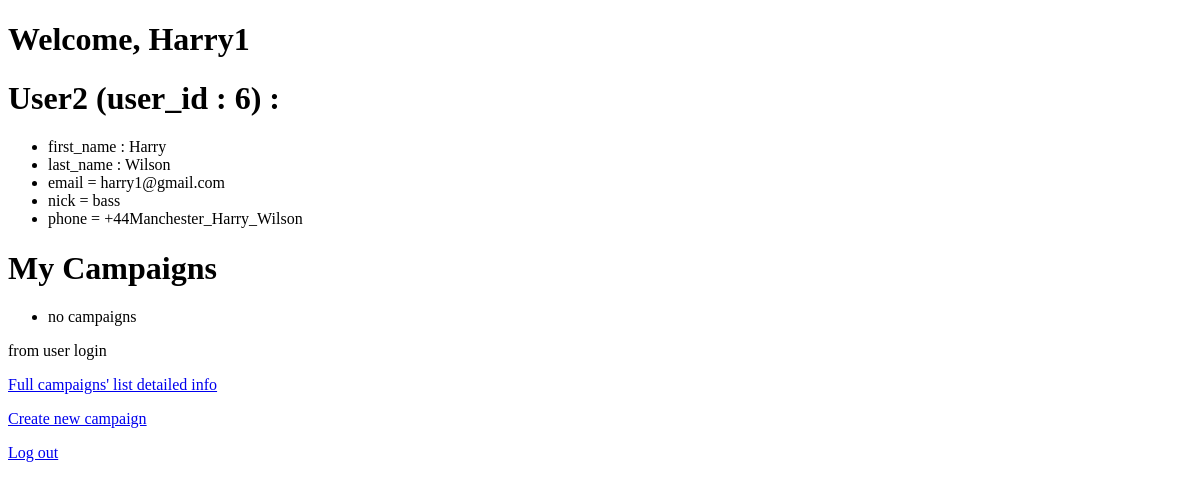
The page /users/user/6 on the database as committed earlier.
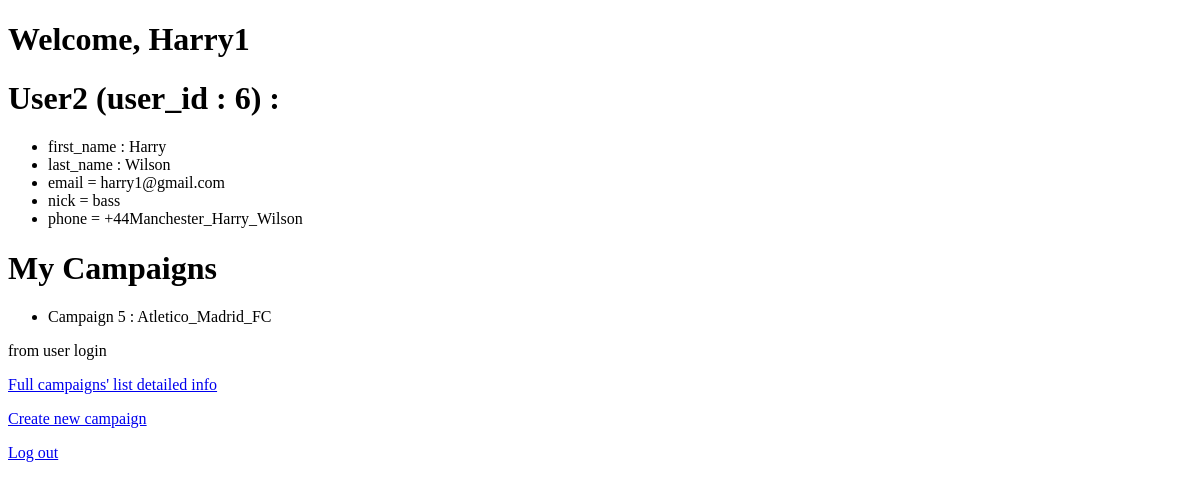
The same page on the database as committed later.
### campaigns/models.py (models this page shows, shortened)
class Campaign(models.Model):
	title = models.CharField(max_length = 64)
	status = models.CharField(max_length = 1)
	supervisor = models.ForeignKey(Supervisor, on_delete = models.CASCADE, related_name = 'controled_by')
	creator = models.ForeignKey(User, on_delete = models.CASCADE, related_name = 'created_by', default = 1)

### users/views.py (the view)
# urls.py: path('user/<int:user2_id>', views.user2, name = 'user2'),
def user2(request, user2_id):
	user2 = User.objects.get(pk = user2_id)
	campaigns = Campaign.objects.filter(creator = user2)
	return render(request, 'users/user2.html', {
		'user2_campaigns' : campaigns,
		'user2' : user2,
		'message' : 'from user login'
		})

### users/templates/users/user2.html (shortened to what this page needs)
{% extends 'users/layout.html' %}
{% block body %}
	<h1>Welcome, {{user2.username}}</h1>
	<h1> User2 (user_id : {{user2.id}}) : </h1>
	<ul>
		<li>first_name : {{user2.first_name}}</li>
		<li>last_name : {{user2.last_name}}</li>
		<li>email = {{user2.email}}</li>
		<li>nick = {{user2.profile.nick}}</li>
		<li>phone = {{user2.profile.phone}}</li>
	</ul>
	<h1>My Campaigns</h1>
	<ul>
		{% for campaign in user2_campaigns %}
		<li>
				Campaign {{campaign.id}} : {{campaign.title}}
		</li>
		{% empty %}
			<li> no campaigns</li>
		{% endfor %}
	</ul>
	{% if message %}
		<div> {{message}}</div>
	{% endif %}
	<a href = "{% url 'campaigns:index' %}"> Full campaigns' list detailed info </a>
		<a href = "{% url 'campaigns:indexplususer2' user2.id %}"> Create new campaign </a>
	<a href = "{% url 'users:logout' %}"> Log out </a>
{% endblock %}

Rows that differ between the two databases and show on the page:
added Campaign: id "5", title "Atletico_Madrid_FC"
Other text that changed with them:
text no longer shown: "no campaigns"
